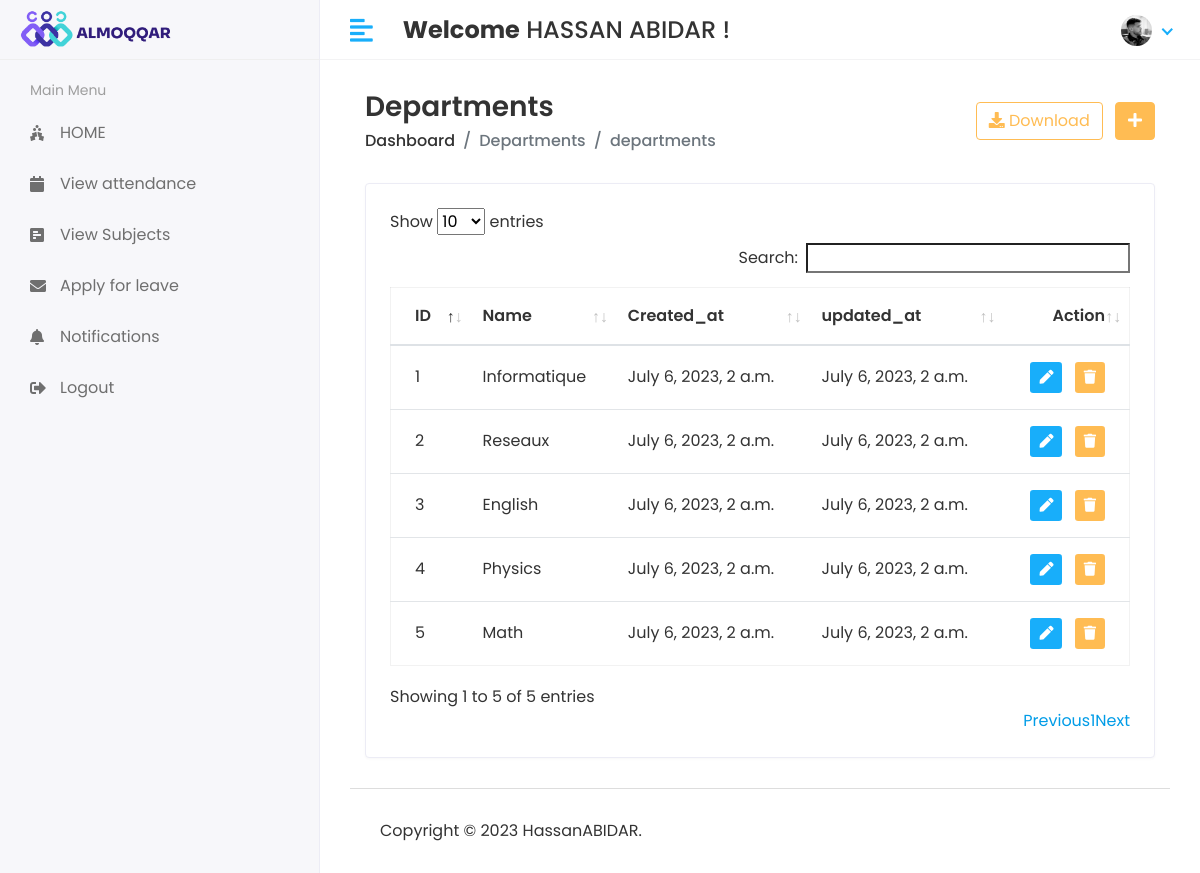
Page /Hod/Department/View (signed in) on the committed database.
### app/models.py (models this page shows, shortened)
class CustomUser(AbstractUser):
    USER = (
        (1, 'HOD'),
        (2, 'STAFF'),
        (3, 'PARTICIPANT'),
    )
    user_type = models.CharField(choices=USER, max_length=50, default=1)
    profile_pic = models.ImageField(upload_to='media/profile_pic')

class Department(models.Model):
    name = models.CharField(max_length=100)
    created_at = models.DateTimeField(auto_now_add=True)
    updated_at = models.DateTimeField(auto_now=True)

### Conerence_management/Hod_views.py (the view)
# urls.py: path('Hod/Department/View', Hod_views.VIEW_DEPARTMENT, name='view_department'),
@login_required(login_url='/')
def VIEW_DEPARTMENT(request):
    department = Department.objects.all()
    context = {
        'department': department,
    }
    return render(request, 'Hod/view_department.html', context)

### templates/Hod/view_department.html (shortened to what this page needs)
{% extends 'base.html' %}
{% block content %}
{% load static %}
<div class="content container-fluid">
   <div class="page-header">
      <div class="row align-items-center">
         <div class="col">
            <h3 class="page-title">Departments</h3>
            <ul class="breadcrumb">
               <li class="breadcrumb-item"><a href="index.html">Dashboard</a></li>
               <li class="breadcrumb-item active">Departments</li>
               <li class="breadcrumb-item active">departments</li>
            </ul>
         </div>
         <div class="col-auto text-right float-right ml-auto">
            <a href="{% url 'download_departments' %}" class="btn btn-outline-primary mr-2"><i class="fas fa-download"></i> Download</a>
            <a href="{% url 'add_department' %}" class="btn btn-primary"><i class="fas fa-plus"></i></a>
         </div>
      </div>
   </div>
   <div class="row">
      <div class="col-sm-12">
         <div class="card card-table">
            <div class="card-body">
               <div class="table-responsive">
                  <table id="table_id" class="table table-hover table-center mb-0">
                     <thead>
                        <tr>
                           <th>ID</th>
                           <th>Name</th>
                           <th>Created_at</th>
                           <th>updated_at</th>
                           <th class="text-right">Action</th>
                        </tr>
                     </thead>
                     <tbody>
                        {% for i in department %}
                        <tr>
                           <td>{{i.id}}</td>
                           <td>{{i.name}}</td>
                           <td>{{i.created_at}}</td>
                           <td>{{i.updated_at}}</td>
                           <td class="text-right">
                              <div class="actions">
                                 <a href="{% url 'edit_department' i.id %}" class="btn btn-sm bg-success-light mr-2">
                                 <i class="fas fa-pen"></i>
                                 </a>
                                 <a href="{% url 'delete_department' i.id %}" class="btn btn-sm bg-danger-light">
                                 <i class="fas fa-trash"></i>
                                 </a>
                              </div>
                           </td>
                        </tr>
                        {% endfor %}
                     </tbody>
                  </table>
               </div>
            </div>
         </div>
      </div>
   </div>
</div>
{% endblock %}

### templates/includes/header.html (shortened to what this page needs)
<div class="header">
   {% load static %}
   <div class="header-left">
      <a href="#" class="logo">
      <img src="{% static 'assets/img/logo.png' %}" alt="Logo">
      </a>
   </div>
   <a href="javascript:void(0);" id="toggle_btn">
   <i class="fas fa-align-left"></i>
   </a>
   <div class="top-nav-search mt-3">
      <h4><strong>Welcome</strong>&nbsp;<span>{{user.first_name}} {{ user.last_name }}</span>&nbsp;!</h4>
   </div>
   <ul class="nav user-menu">
      <li class="nav-item dropdown has-arrow">
         <a href="#" class="dropdown-toggle nav-link" data-toggle="dropdown">
         <span class="user-img"><img class="rounded-circle" src="/{{user.profile_pic}}" width="31" alt="Ryan Taylor"></span>
         </a>
      </li>
   </ul>
</div>

### static/assets/css/style.css (style rules this page uses)
html { height: 100%; }
body { background-color: #fff; color: #333; font-family: 'Poppins', sans-serif; font-size: 1rem; height: 100%; line-height: 1.5; overflow-x: hidden; }
h1, h2, h3, h4, h5, h6 { font-family: 'Poppins', sans-serif; margin-top: 0; }
a { color: #009ce7; }
input, button, a { transition: all 0.4s ease; -moz-transition: all 0.4s ease; -o-transition: all 0.4s ease; -ms-transition: all 0.4s ease; -webkit-transition: all 0.4s ease; }
ul, ol { padding: 0px; list-style: none; }
.table { color: #333; max-width: 100%; margin-bottom: 0; width: 100%; }
.table.dataTable { border-collapse: collapse !important; border: 1px solid rgba(0, 0, 0, 0.05); }
.table thead tr th { font-weight: 600; }
.table tbody tr { border-bottom: 1px solid rgba(0, 0, 0, 0.05); }
.table.table-center td, .table.table-center th { vertical-align: middle; }
.card-table .card-body .table > thead > tr > th { border-top: 0; }
.card-table .card-body .table tr td:first-child, .card-table .card-body .table tr th:first-child { padding-left: 1.5rem; }
.card-table .card-body .table tr td:last-child, .card-table .card-body .table tr th:last-child { padding-right: 1.5rem; }
.card-table .table td, .card-table .table th { border-top: 1px solid #e2e5e8; padding: 1rem 0.75rem; white-space: nowrap; }
.btn-primary { background-color: #FFBC53; border: 1px solid #FFBC53; }
.btn-outline-primary { color: #FFBC53; border-color: #FFBC53; }
.card { border: 1px solid #ececf5; box-shadow: 0 1px 3px 0 rgba(0, 0, 0, 0.03); margin-bottom: 1.875rem; }
.card-body { padding: 1.5rem; }
.bg-danger-light { background-color:#FFBC53 !important; color:#fff !important; }
.bg-success-light { background-color: #18aefa; color: #fff; }
.header { background-color: #fff; border-bottom: 1px solid #f3f3f4; left: 0; position: fixed; right: 0; top: 0; z-index: 1001; height: 60px; }
.header .header-left { float: left; height: 60px; padding: 0 20px; position: relative; width: 320px; z-index: 1; transition: all 0.2s ease-in-out; background-color: #f7f7fa; border-bottom: 1px solid #efefef; border-right: 1px solid #ececf5; display: flex; align-items: center; }
.header .header-left .logo { display: inline-block; line-height: 60px; }
.header .header-left .logo img { max-height: 40px; width: auto; }
.header .dropdown-toggle:after { display: none; }
.header .has-arrow .dropdown-toggle:after { border-top: 0; border-left: 0; border-bottom: 2px solid #18aefa; border-right: 2px solid #18aefa; content: ''; height: 8px; display: inline-block; pointer-events: none; -webkit-transform-origin: 66% 66%; -ms-transform-origin: 66% 66%; transform-origin: 66% 66%; -webkit-transform: rotate(45deg); -ms-transform: rotate(45deg); transform: rotate(45deg); -webkit-transition: all 0.15s ease-in-out; transition: all 0.15s ease-in-out; width: 8px; vertical-align: 0px; }
.user-menu { float: right; margin: 0; position: relative; z-index: 99; padding-right: 15px; }
.user-menu.nav > li > a { color: #a0a0a0; font-size: 14px; line-height: 58px; padding: 0 15px; height: 60px; }
.user-img { margin-right: 3px; position: relative; }
.top-nav-search { float: left; margin-left: 15px; }
.page-header { margin-bottom: 1.875rem; }
.page-header .breadcrumb { background-color: transparent; color: #6c757d; font-size: 1rem; font-weight: 500; margin-bottom: 0; padding: 0; }
.page-header .breadcrumb a { color: #333; }
.page-title { font-size: 28px; font-weight: 600; color: #333; margin-bottom: 5px; }
@media (min-width: 992px) { #toggle_btn { align-items: center; color: #18aefa; display: inline-flex; float: left; font-size: 26px; height: 60px; justify-content: center; margin-left: 15px; padding: 0 15px; } }

### rows in the picture
CustomUser: first_name "HASSAN", last_name "ABIDAR", profile_pic (picture)
Department: id "1", name "Informatique", created_at "July 6, 2023, 2 a.m.", updated_at "July 6, 2023, 2 a.m."
Department: id "2", name "Reseaux", created_at "July 6, 2023, 2 a.m.", updated_at "July 6, 2023, 2 a.m."
Department: id "3", name "English", created_at "July 6, 2023, 2 a.m.", updated_at "July 6, 2023, 2 a.m."
Department: id "4", name "Physics", created_at "July 6, 2023, 2 a.m.", updated_at "July 6, 2023, 2 a.m."
Department: id "5", name "Math", created_at "July 6, 2023, 2 a.m.", updated_at "July 6, 2023, 2 a.m."
